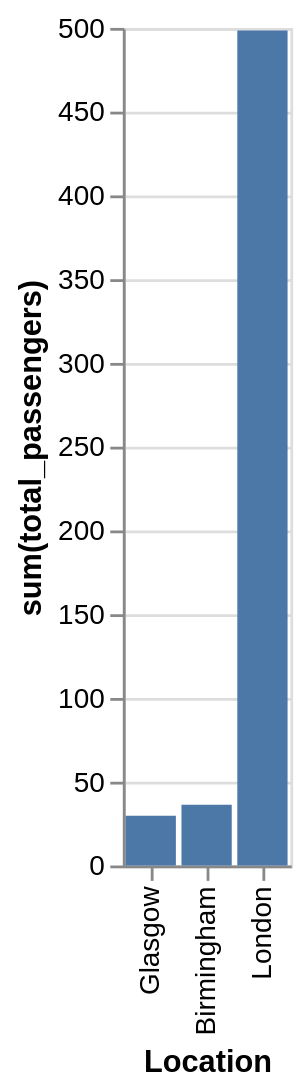

Here is the Vega-Lite specification saved for this chart:
### Vega-Lite specification from a JSON file in a GitHub repository (floating-point values rounded to 4 significant figures)
{"data": {"values": [{"x_data": "Glasgow", "y_data": 29.66}, {"x_data": "Birmingham", "y_data": 36.33}, {"x_data": "London", "y_data": 498.5}]}, "mark": "bar", "encoding": {"x": {"field": "x_data", "type": "nominal", "title": "Location", "sort": {"op": "sum", "field": "y_data", "order": "ascending"}}, "y": {"field": "y_data", "type": "quantitative", "title": "sum(total_passengers)"}}}
